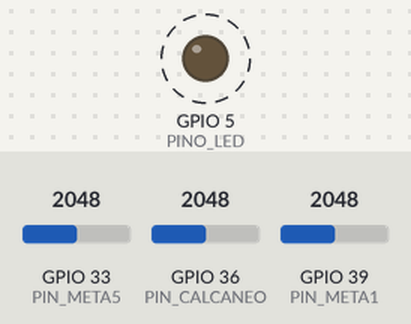
Recording of a sketch running on a simulated ESP32. Parts: output pins drawn as LEDs (lit = HIGH). Dashed ring = blinking. Inputs (shaded band) come from the test bench; at power-on: GPIO 33 (PIN_META5) = 2048, GPIO 36 (PIN_CALCANEO) = 2048, GPIO 39 (PIN_META1) = 2048 (analog values on the 0–4095 scale). Nothing arrives over Bluetooth unless stated; a phone connects over Bluetooth LE 3 s after start; what the sketch prints to the serial monitor is not drawn.

Above: at 0.3 s.
Timing chart, 0 to 3.0 s (numbered marks = the images above):
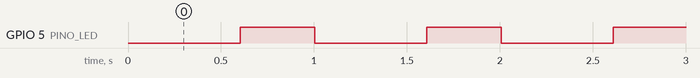

Measured:
- by itself, GPIO 5 (PINO_LED): alternates HIGH for 0.40 s and LOW for 0.60 s, 5 changes in all, then stays HIGH
- by itself, everything shown: repeats every 37.3 s, in 184 steps

The sketch:

Sensores_bateria_BLE.ino
```cpp
/*
 * Monitor Plantar - FSRs + BLE + Conversão para kPa (Opção B)
 * O ESP32 envia kPa real, pronto para exibição no App.
 */

#include <Wire.h>
#include <BLEDevice.h>
#include <BLEServer.h>
#include <BLEUtils.h>
#include <BLE2902.h>
#include <ArduinoJson.h>
#include "soc/soc.h"
#include "soc/rtc_cntl_reg.h"

#define PINO_LED 5
#define PIN_CALCANEO 36
#define PIN_META1    39
#define PIN_META5    33

// BLE Config
#define BLE_NOME  "MonitorPlantar"
#define SVC_UUID  "4fafc201-1fb5-459e-8fcc-c5c9c331914b"
#define CHAR_UUID "beb5483e-36e1-4688-b7f5-ea07361b26a8"

BLEServer* pServer = nullptr;
BLECharacteristic* pCharacteristic = nullptr;
bool deviceConnected = false;
uint32_t seqBLE = 0;

// Variáveis de Suavização
float calSuave = 0, m1Suave = 0, m5Suave = 0;
const float alfa = 0.3;

// Função de conversão ADC (0-4095) para kPa (0-600)
float converterParaKpa(int adc) {
  return (adc / 4095.0f) * 600.0f;
}

class ServerCB : public BLEServerCallbacks {
  void onConnect(BLEServer*)    override { deviceConnected = true; }
  void onDisconnect(BLEServer*) override { deviceConnected = false; }
};

void setup() {
  WRITE_PERI_REG(RTC_CNTL_BROWN_OUT_REG, 0);
  pinMode(PINO_LED, OUTPUT);
  Serial.begin(115200);

  analogSetAttenuation(ADC_11db);
  analogReadResolution(12);

  BLEDevice::init(BLE_NOME);
  pServer = BLEDevice::createServer();
  pServer->setCallbacks(new ServerCB());
  BLEService* svc = pServer->createService(SVC_UUID);
  pCharacteristic = svc->createCharacteristic(CHAR_UUID, BLECharacteristic::PROPERTY_NOTIFY);
  pCharacteristic->addDescriptor(new BLE2902());
  svc->start();
  BLEAdvertising* adv = BLEDevice::getAdvertising();
  adv->addServiceUUID(SVC_UUID);
  adv->start();
}

void loop() {
  // 1. Lê valor bruto e converte para kPa imediatamente
  float kpaCal = converterParaKpa(analogRead(PIN_CALCANEO));
  float kpaM1  = converterParaKpa(analogRead(PIN_META1));
  float kpaM5  = converterParaKpa(analogRead(PIN_META5));

  // 2. Aplica Filtro de Média Móvel
  calSuave = (alfa * kpaCal) + ((1.0 - alfa) * calSuave);
  m1Suave  = (alfa * kpaM1)  + ((1.0 - alfa) * m1Suave);
  m5Suave  = (alfa * kpaM5)  + ((1.0 - alfa) * m5Suave);

  // 3. Serial Monitor (Agora exibe kPa real)
  Serial.printf("KPA REAL -> Cal:%.1f | M1:%.1f | M5:%.1f\n", calSuave, m1Suave, m5Suave);

  // 4. BLE Notification
  if (deviceConnected) {
    digitalWrite(PINO_LED, HIGH);

    StaticJsonDocument<200> doc;
    // Enviamos o valor já em kPa para o App
    doc["kpa_calcaneo"] = (float)calSuave;
    doc["kpa_meta1"]    = (float)m1Suave;
    doc["kpa_meta5"]    = (float)m5Suave;
    doc["seq"]          = seqBLE++;

    char buf[200];
    serializeJson(doc, buf);
    pCharacteristic->setValue(buf);
    pCharacteristic->notify();

    digitalWrite(PINO_LED, LOW); delay(2); digitalWrite(PINO_LED, HIGH);
    delay(200); // Ajuste para 200ms para maior estabilidade
  } else {
    digitalWrite(PINO_LED, (millis() / 500) % 2);
    delay(200);
  }
}
```
